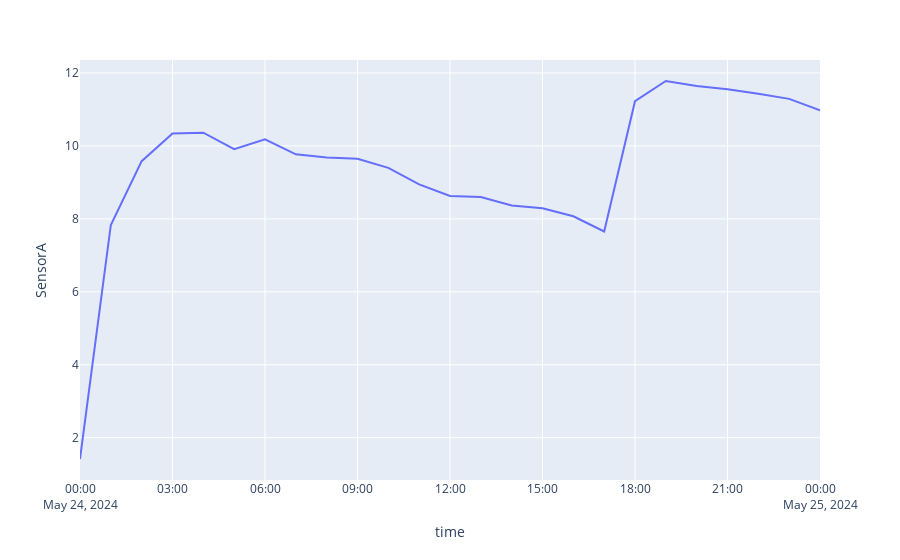

Notebook source saved alongside this figure:
### Code cell
fig2=px.line(sensorA_60res,y='SensorA')
fig2.show()

### Figure 1 — Plotly figure (JSON) as saved in the notebook; plotly's stock layout.template omitted (floating-point values rounded to 4 significant figures)
{"data": [{"hovertemplate": "time=%{x}<br>SensorA=%{y}<extra></extra>", "legendgroup": "", "line": {"color": "#636efa", "dash": "solid"}, "marker": {"symbol": "circle"}, "mode": "lines", "name": "", "orientation": "v", "showlegend": false, "type": "scatter", "x": ["2024-05-24T00:00:00", "2024-05-24T01:00:00", "2024-05-24T02:00:00", "2024-05-24T03:00:00", "2024-05-24T04:00:00", "2024-05-24T05:00:00", "2024-05-24T06:00:00", "2024-05-24T07:00:00", "2024-05-24T08:00:00", "2024-05-24T09:00:00", "2024-05-24T10:00:00", "2024-05-24T11:00:00", "2024-05-24T12:00:00", "2024-05-24T13:00:00", "2024-05-24T14:00:00", "2024-05-24T15:00:00", "2024-05-24T16:00:00", "2024-05-24T17:00:00", "2024-05-24T18:00:00", "2024-05-24T19:00:00", "2024-05-24T20:00:00", "2024-05-24T21:00:00", "2024-05-24T22:00:00", "2024-05-24T23:00:00", "2024-05-25T00:00:00"], "xaxis": "x", "y": [1.416, 7.833, 9.582, 10.34, 10.36, 9.911, 10.18, 9.771, 9.685, 9.647, 9.399, 8.946, 8.627, 8.598, 8.365, 8.291, 8.072, 7.656, 11.23, 11.78, 11.64, 11.56, 11.43, 11.29, 10.98], "yaxis": "y"}], "layout": {"legend": {"tracegroupgap": 0}, "margin": {"t": 60}, "xaxis": {"anchor": "y", "domain": [0, 1], "title": {"text": "time"}}, "yaxis": {"anchor": "x", "domain": [0, 1], "title": {"text": "SensorA"}}}}
